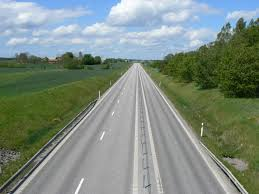
#> input picture images/AI_Rescue_Drone.jpeg, 259 x 194 px, found by its file name
$ python sidewalk.py
#> lines starting #> are read from the running program, lines starting #| are printed output that depends on the picture
import cv2
import numpy as np
import math

# mask = cv2.inRange(gray, 55, 80)
# res = cv2.bitwise_and(gray, gray, mask=mask)


def returnImg(path):
    img = cv2.imread(path)
#> img is the input picture: shape (194, 259, 3); mean B, G, R 129.1, 139.5, 126.2
    return img

# return a gray image
def grayImg(img):
    gray = cv2.cvtColor(img, cv2.COLOR_BGR2GRAY)
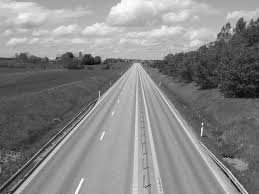
#> gray: shape (194, 259); min 1, max 255, mean 134.4
    return gray

#Blur the image to reduce noise
#Return the cannyTransformed image with edges
def cannyImage(gray):
    blur = cv2.GaussianBlur(gray,(5,5),10)
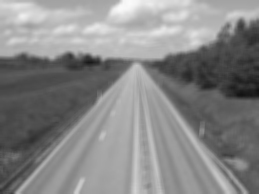
#> blur: shape (194, 259); min 17, max 250, mean 134.4
    edges = cv2.Canny(blur, 50, 150)
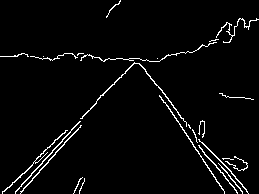
#> edges: shape (194, 259); 3.4% white in thin lines or dots
    return edges

#Draw lines on the gray image with hough line transform
# [81 lines left out: functions drawLines, returnSegment, calculate_lines, calculate_coordinates, visualize_lines, not called in this run]


def main():
    img = returnImg("/Users/hamzaehsan/Desktop/AI_Rescue_Drone/OpenCV_Sidewalk_Detection/images/AI_Rescue_Drone.jpeg")
    gray = grayImg(img)
    edges = cannyImage(gray)
    lines = cv2.HoughLinesP(edges, 1, np.pi / 180, 10, minLineLength = (img.shape[0])/2, maxLineGap = 100)
#> lines = 36 rows, first 6: [15, 193, 136, 58], [106, 16, 224, 192], [20, 193, 137, 58], [2, 193, 133, 58], [128, 59, 247, 191], [15, 191, 135, 58]
    for line in lines:
        (x1,y1,x2,y2)  = line[0]
        cv2.line(img, (x1, y1), (x2, y2), (0, 0, 128), 5)
#> this loop made 36 passes
#> (x1, y1, x2, y2) on passes 1 to 12: (15, 193, 136, 58), (106, 16, 224, 192), (20, 193, 137, 58), (2, 193, 133, 58), (128, 59, 247, 191), (15, 191, 135, 58), (139, 63, 237, 193), (0, 56, 151, 61), (143, 67, 242, 193), (21, 53, 160, 60), (57, 139, 242, 19), (79, 193, 220, 31)
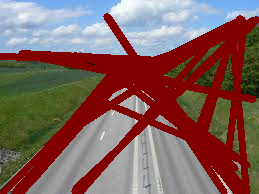
#> img: shape (194, 259, 3); mean B, G, R 92, 96.4, 129.7
    # segment= returnSegment(gray)
    # drawLines(segment,img)

    # cv2.imshow('mask',edges)
    cv2.imshow('img',img)

    cv2.waitKey(0)
    cv2.destroyAllWindows()

if __name__ == "__main__":
    main()
